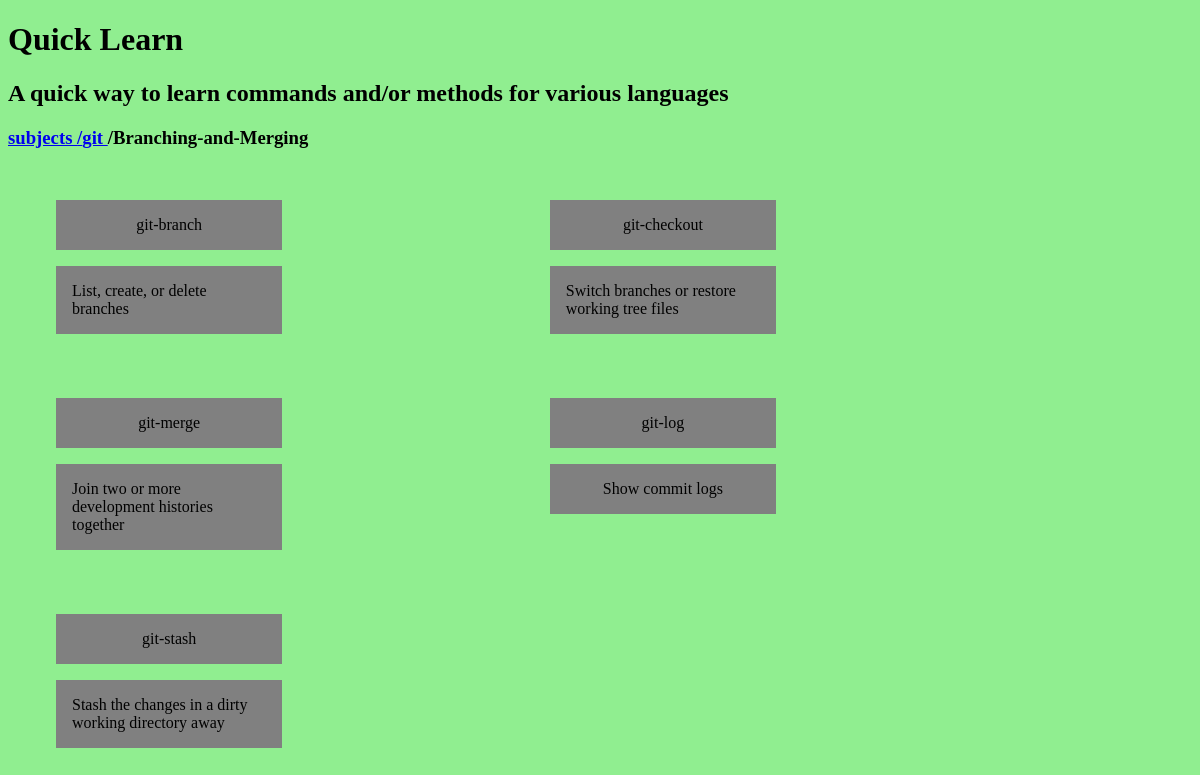
Page /subjects/git/Branching-and-Merging/ on the committed database.
### indexcards/models.py (models this page shows, shortened)
class Subject(models.Model):
    name = models.CharField(max_length=50)

class SubTopic(models.Model):
    name = models.CharField(max_length=50)
    subject = models.ForeignKey(Subject, on_delete=models.CASCADE)

class Card(models.Model):
    front = models.CharField(max_length=50)
    back = models.CharField(max_length=100)
    subTopic = models.ForeignKey(SubTopic, on_delete=models.CASCADE)

### indexcards/views.py (the view)
# urls.py: path('subjects/<name>/<subname>/', views.subtopic_cards, name='subtopic_cards'),
def subtopic_cards(request, name, subname):
    try:
        subject = Subject.objects.get(name=name)
        subtopic = SubTopic.objects.get(name= subname)
        cards = Card.objects.all().filter(subTopic__name = subname)
    except Subject.DoesNotExist:
        raise Http404('SUBJECT NOT FOUND')
    return render(request, 'subtopic_cards.html',{ 'subject': subject, 'subtopic' : subtopic, 'cards': cards})

### indexcards/templates/subtopic_cards.html
{% extends "base.html" %}
{% block content%}
  <h3>
    <a href="{% url 'subjects' %}">
      subjects
    </a>
    <a href="{% url 'subject_subtopics' subject.name%} ">
      &#47;{{subject.name}}
    </a>
    <span>&#47;{{subtopic.name}}</span>
  </h3>
<div class="cards">
  {% for card in cards%}
    <div class="card-grid">
      <div class="front">
        {{card.front}}
      </div>
      <div class="back">
        {{card.back}}
      </div>
    </div>
  {% endfor %}
</div>
{% endblock %}

### static/styles.css (style rules this page uses)
html { -webkit-box-sizing: border-box; -moz-box-sizing: border-box; box-sizing: border-box; }
*, *:before, *:after { -webkit-box-sizing: inherit; -moz-box-sizing: inherit; box-sizing: inherit; }
body { background-color: lightgreen; }
.cards { display: flex; flex-wrap: wrap; width: 100%; margin: 1rem; }
.card-grid { position: relative; flex-wrap: wrap; width: 39%; margin: 1rem; }
.back, .front { width: 49%; display: flex; background-color: grey; align-items: center; justify-content: center; padding: 1rem; margin: 1rem; }

### rows in the picture
Subject: name "git"
SubTopic: name "Branching-and-Merging"
Card: front "git-branch", back "List, create, or delete branches"
Card: front "git-checkout", back "Switch branches or restore working tree files"
Card: front "git-merge", back "Join two or more development histories together"
Card: front "git-log", back "Show commit logs"
Card: front "git-stash", back "Stash the changes in a dirty working directory away"
